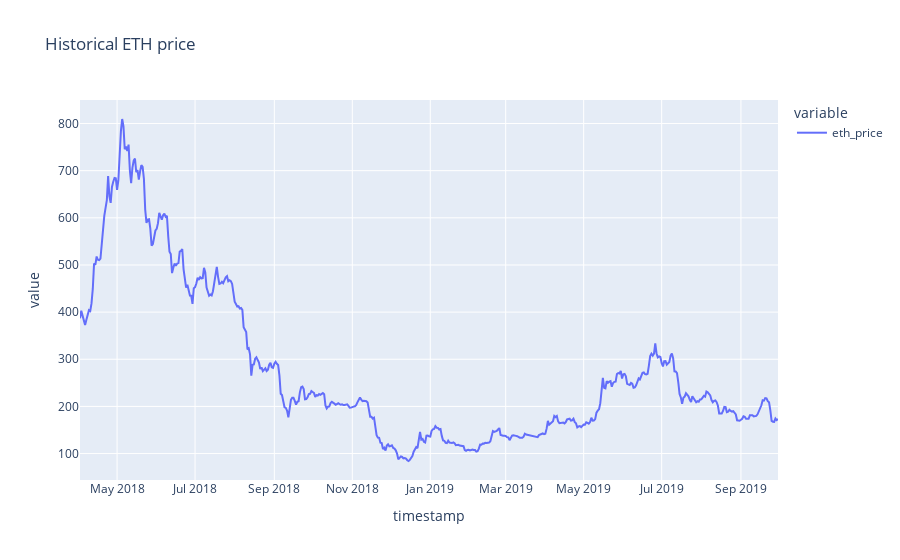

Source (notebook cell):
### Code cell
df.plot(x='timestamp', y=['eth_price'], title='Historical ETH price')

### Figure 1 — Plotly figure (JSON) as saved in the notebook; plotly's stock layout.template omitted (floating-point values rounded to 4 significant figures; data arrays with more than 128 entries replaced by an {"elided": "..."} marker saying what was removed)
{"data": [{"hovertemplate": "variable=eth_price<br>timestamp=%{x}<br>value=%{y}<extra></extra>", "legendgroup": "eth_price", "line": {"color": "#636efa", "dash": "solid"}, "mode": "lines", "name": "eth_price", "orientation": "v", "showlegend": true, "type": "scatter", "x": {"elided": "547 str values"}, "xaxis": "x", "y": {"elided": "547 float values"}, "yaxis": "y"}], "layout": {"legend": {"title": {"text": "variable"}, "tracegroupgap": 0}, "title": {"text": "Historical ETH price"}, "xaxis": {"anchor": "y", "domain": [0, 1], "title": {"text": "timestamp"}}, "yaxis": {"anchor": "x", "domain": [0, 1], "title": {"text": "value"}}}}
